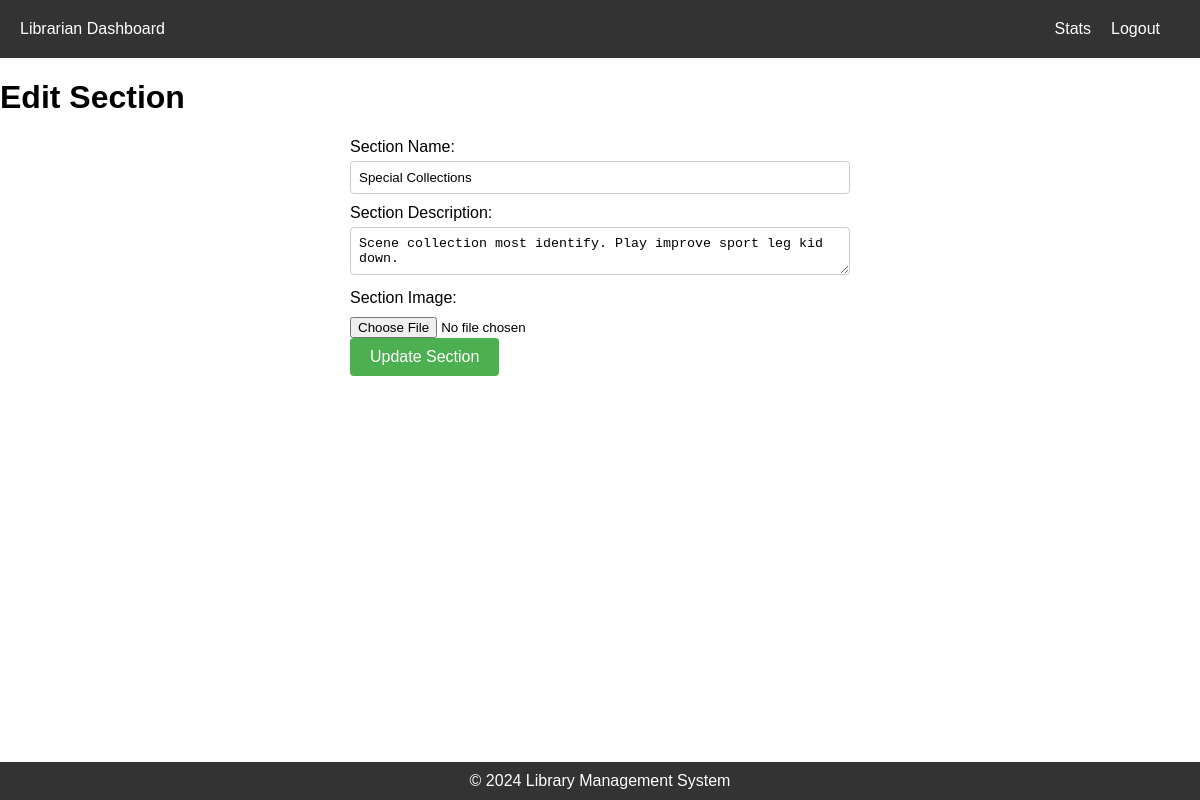
/edit_section/5, run on an earlier commit of the app's database.
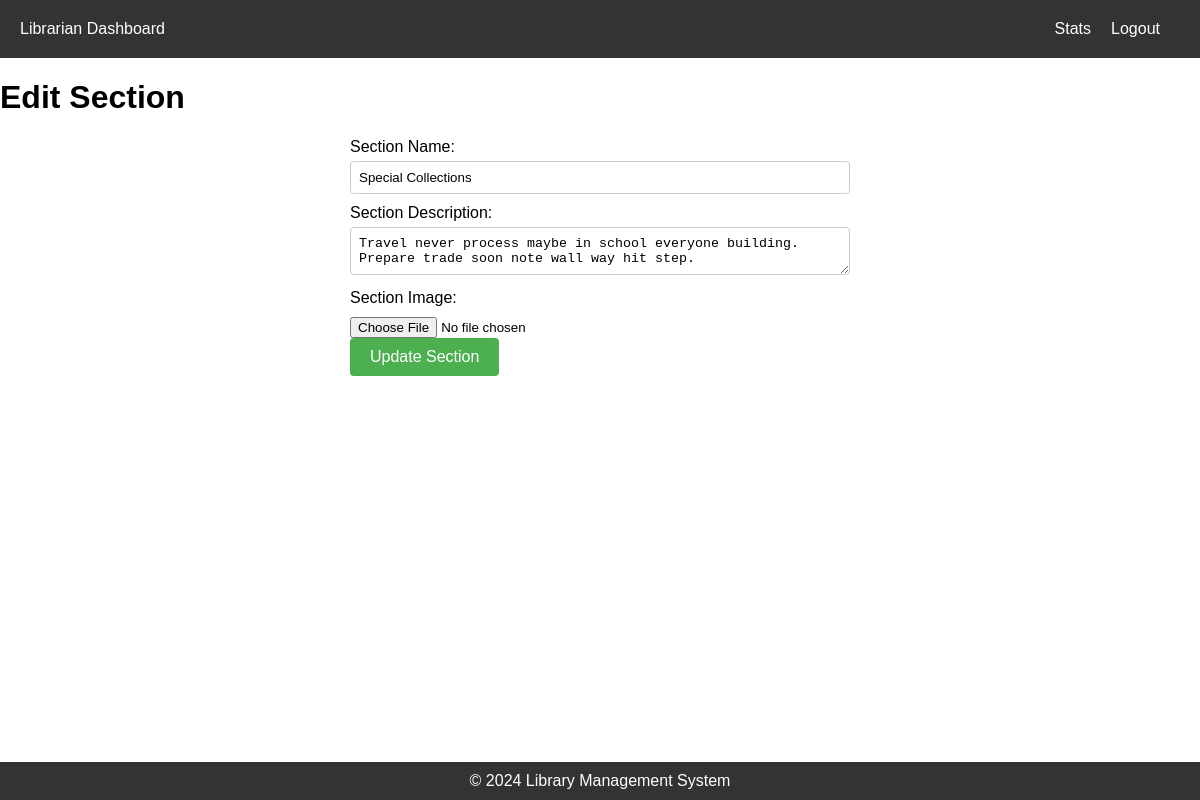
And on a later commit of the database.
### application/models.py (models this page shows, shortened)
class Section(db.Model):
    id = db.Column(db.Integer, primary_key=True)
    name = db.Column(db.String(100), nullable=False, unique=True)
    description = db.Column(db.Text, nullable=True)
    image = db.Column(db.String(255), nullable=True)  # Image URL or file path
    date_added = db.Column(db.DateTime, nullable=False, default=db.func.current_timestamp())
    books = relationship('Book', back_populates='section')

### application/routes.py (the view, shortened to what this page needs)
@app.route('/edit_section/<int:section_id>', methods=['GET', 'POST'])
def edit_section(section_id):
    section = Section.query.get_or_404(section_id)
    ALLOWED_EXTENSIONS = {'png', 'jpg', 'jpeg', 'gif'}
    UPLOAD_FOLDER = 'assets'
    app.config['UPLOAD_FOLDER'] = UPLOAD_FOLDER
    return render_template('librarian/section/edit_section.html', section=section)

### templates/librarian/section/edit_section.html (shortened to what this page needs)
<!DOCTYPE html>
<html lang="en">
<head>
  <link rel="stylesheet" href="{{ url_for('static', filename='librarian_nav.css') }}">
  <link rel="stylesheet" href="{{ url_for('static', filename='edit_section.css') }}">
  <link rel="stylesheet" href="{{ url_for('static', filename='footer.css') }}">
</head>
<body>
  <header>
    <nav>
      <ul>
        <li><a href="{{ url_for('librarian_dashboard') }}">Librarian Dashboard</a></li>
        <li class="navbar-right"><a href="{{ url_for('logout') }}">Logout</a></li>
        <li class="navbar-right"><a href="{{ url_for('librarian_statistics') }}">Stats</a></li>
      </ul>
    </nav>
  </header>
  <h1>Edit Section</h1>
  <form action="{{ url_for('edit_section', section_id=section.id) }}" method="post" enctype="multipart/form-data">
    <label for="section_name">Section Name:</label>
    <input type="text" name="section_name" id="section_name" value="{{ section.name }}" required><br>
    <label for="section_description">Section Description:</label>
    <textarea name="section_description" id="section_description">{{ section.description }}</textarea><br>
    <label for="section_image">Section Image:</label>
    <input type="file" name="section_image" id="section_image"><br>
    <button type="submit">Update Section</button>
  </form>
</body>
<footer>
    <p>&copy; 2024 Library Management System</p>
</footer>
</html>

What changed in the data, as far as the page shows it:
changed Section "Special Collections": section_description "Scene collection most identify. Play improve sport leg kid down." → "Travel never process maybe in school everyone building. Prepare trade soon note wall way hit step."
